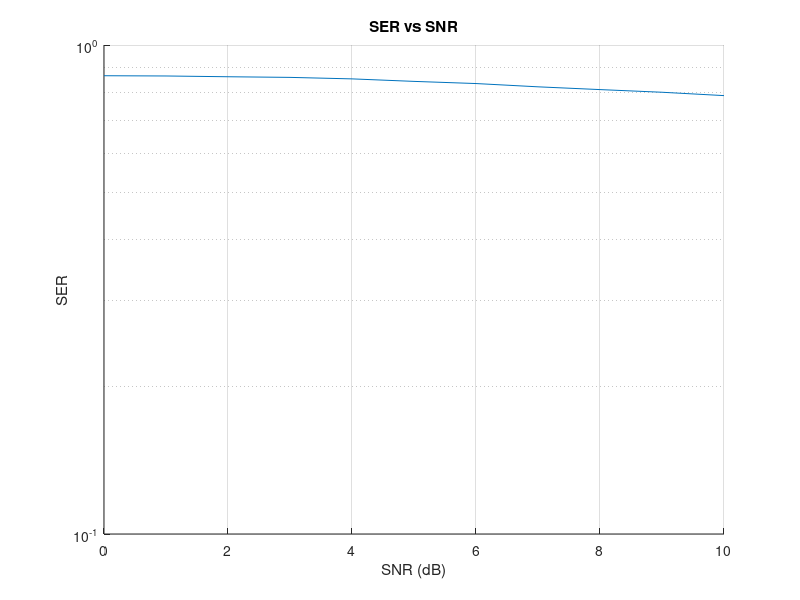

This figure's MATLAB source:
clear all
close all
clc

function [sinal_normalizado] = modnorm(sinal_QAM)
    % Calcula a energia média dos símbolos da constelação
    energia_media = mean(abs(sinal_QAM).^2);
    
    % Calcula o fator de normalização para energia unitária
    fator_normalizacao = 1 / sqrt(energia_media);
    
    % Normaliza o sinal QAM
    sinal_normalizado = sinal_QAM * fator_normalizacao;
  end  

LIMIT_SNR = 10;

M = 16;
Simbolos = 100000
info = randint(1,Simbolos,M); % Gerando informação binária aleatória de M bits
sinal_QAM = qammod(info,M);
sinal_QAM_normalizado = modnorm(sinal_QAM);


% Função personalizada para calcular erros de bit
for SNR = 0:LIMIT_SNR
    SNR
    sinal_QAM_ruido = awgn(sinal_QAM_normalizado, SNR,'measured');
    info_demod = qamdemod(sinal_QAM_ruido,M);
    [numErrors(SNR+1),taxa(SNR+1)] = symerr(info,info_demod);
end

figure(1); hold on;
semilogy([0:LIMIT_SNR], taxa)
title('SER vs SNR');
xlabel('SNR (dB)');
ylabel('SER');
grid on


# Fazer a normalizaçãodo QAM
# modnorm
